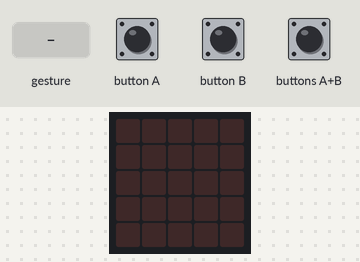
A program run on a simulated BBC micro:bit (MakeCode). On the bench: the board's 5×5 LED display. Inputs (shaded band) come from the test bench. Random numbers come from a fixed seed; a tilt is held for 1.5 s and a shake lasts 1 s, then the board lies face up again.

Above: at 1.2 s.
1.3 s: gesture 'shake'
At 2.7 s:
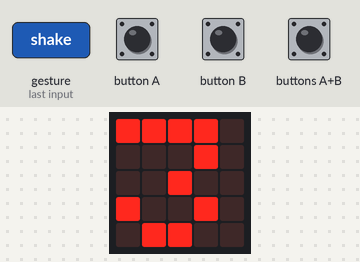
4.3 s: button A pressed for 0.15 s
6.5 s: button B pressed for 0.15 s
At 7.3 s:
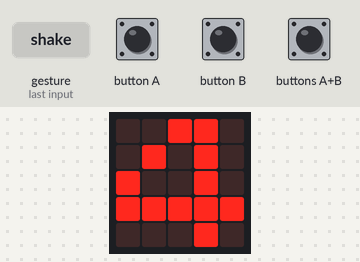
8.1 s: gesture 'shake'
11.1 s: buttons A+B pressed for 0.15 s
At 13.0 s:
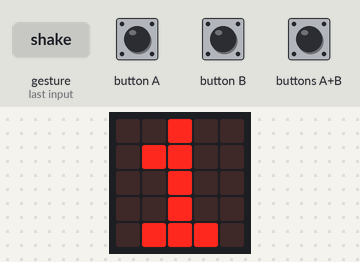
13.3 s: button A pressed for 0.15 s
At 14.8 s:
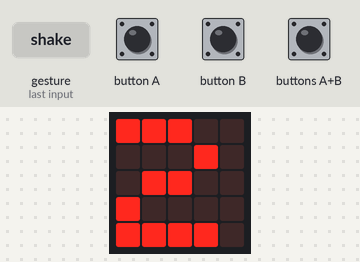
Timing chart, 0 to 16.3 s (numbered marks = the images above; inputs shaded):
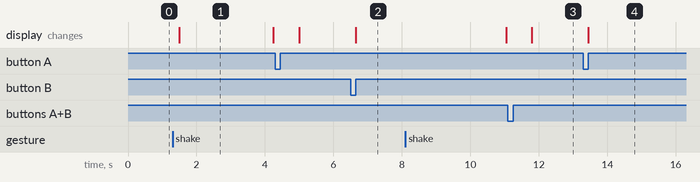

The program:

main.ts
```typescript
let meus_palitos = 0
let vencedor = 0
let minha_aposta = 0
let aposta_maquina = 0
let palitos_oponente = 0
input.onButtonPressed(Button.A, function () {
    meus_palitos = randint(1, 3)
    if (meus_palitos == 1) {
        basic.showNumber(1)
    } else if (meus_palitos == 2) {
        basic.showNumber(2)
    } else if (meus_palitos == 3) {
        basic.showNumber(3)
    }
})
input.onGesture(Gesture.Shake, function () {
    vencedor = randint(2, 6)
    basic.showNumber(vencedor)
    basic.pause(2000)
    if (minha_aposta == vencedor) {
        basic.showString("J")
    } else if (aposta_maquina == vencedor) {
        basic.showString("M")
    } else {
        basic.showString("N")
    }
})
input.onButtonPressed(Button.AB, function () {
    palitos_oponente = randint(1, 3)
    basic.showNumber(palitos_oponente)
    basic.pause(5000)
    aposta_maquina = palitos_oponente + randint(1, 3)
    if (aposta_maquina == minha_aposta) {
        while (true) {
            aposta_maquina += palitos_oponente + randint(1, 3)
        }
    } else if (aposta_maquina != minha_aposta) {
        basic.showNumber(aposta_maquina)
        basic.pause(5000)
    }
})
input.onButtonPressed(Button.B, function () {
    minha_aposta = meus_palitos + randint(1, 3)
    basic.showNumber(minha_aposta)
})
```

test.ts
```typescript
// testes vão aqui; isto não será compilado quando este pacote for usado como uma extensão.
```

Measured:
- after the input at 1.3 s, the display: changes after 0.20 s (image 1)
- after the input at 6.5 s, the display: changes after 0.15 s (image 2)
- after the input at 11.1 s, the display: changes after 0.70 s (image 3)
- what the display in image 1 shows lasts 2.8 s, from 1.5 s to 4.3 s
